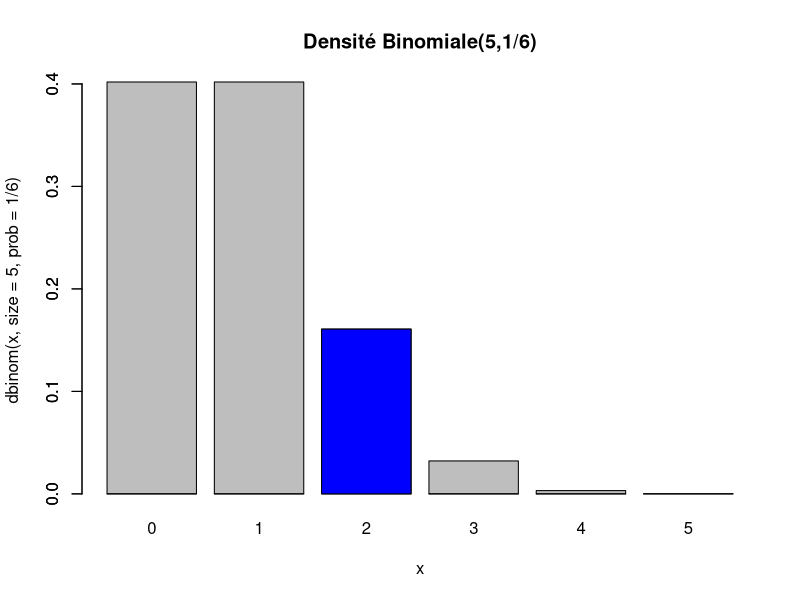
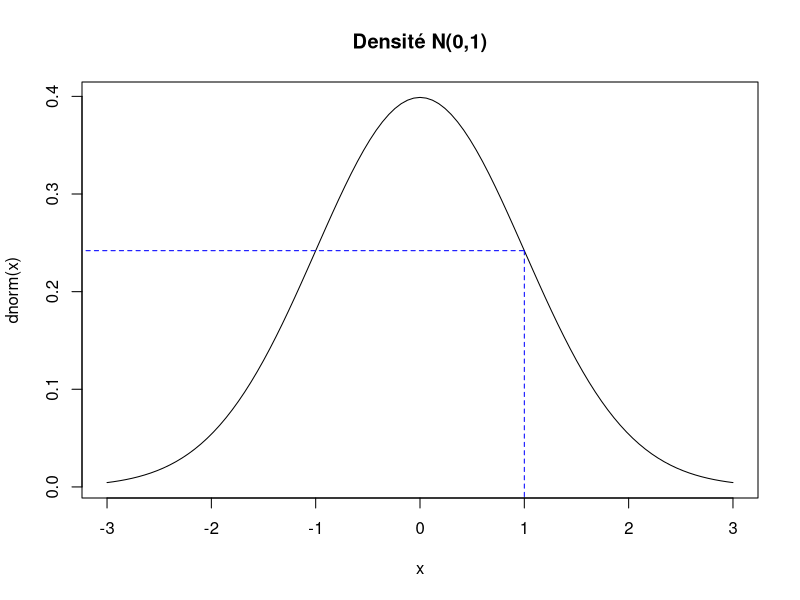
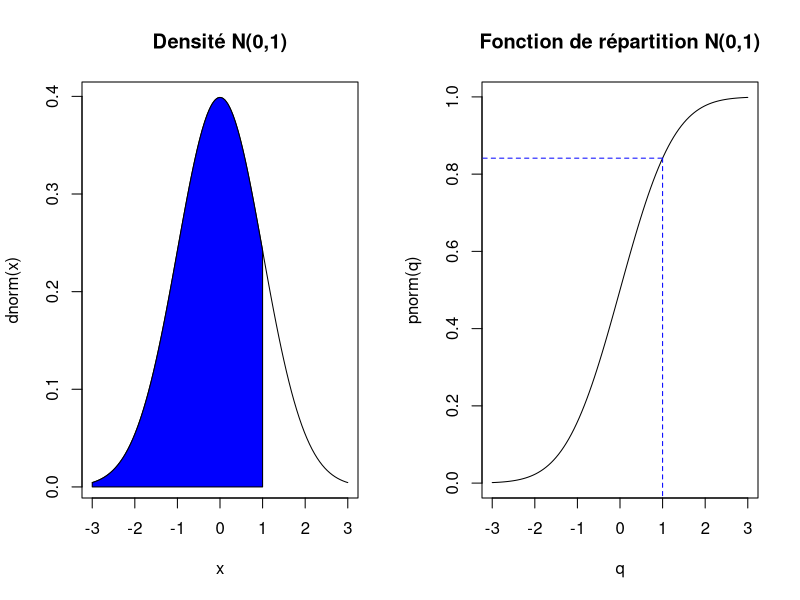
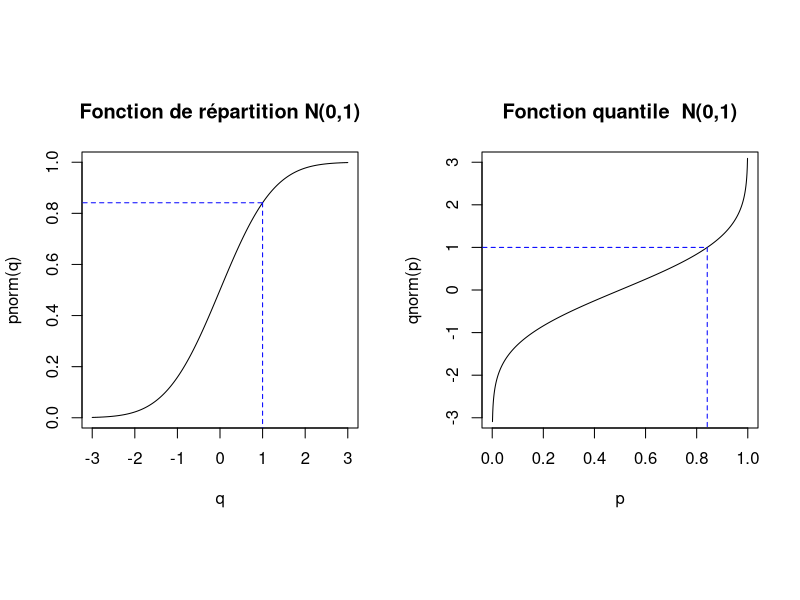
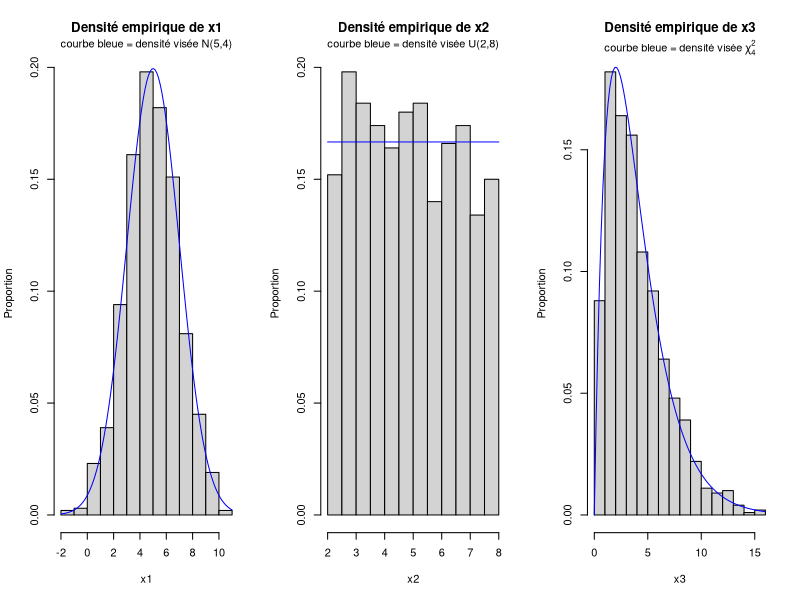

The R source for these figures, in order:
## ---- chunk 1
str(cars)

# Moyenne des observations de la variable dist
mean(cars$dist)
## ---- chunk 2
max(cars)
## ---- chunk 3
which.min(cars$speed)
## ---- chunk 4
which(cars$speed == min(cars$speed))
## ---- chunk 5
x <- c(3, 6, NA, 8, 11, 15, 23)
## ---- chunk 6
median(x)
## ---- chunk 7
median(x, na.rm = TRUE)
## ---- chunk 8
na.omit(x)
## ---- chunk 9
median(x, na.rm = TRUE)
median(na.omit(x))
## ---- chunk 10
ex_jeu <- data.frame(x, y = c(2, NA, 8, 9, 6, NA, 2)); 
ex_jeu
na.omit(ex_jeu)
## ---- chunk 11
range(cars$speed)
## ---- chunk 12
diff(range(cars$speed))
## ---- chunk 13
quantile(cars$speed)
## ---- chunk 14
quantile(cars$speed, probs = c(0.1, 0.9))
## ---- chunk 15
str(Puromycin)

# Vecteur numérique en entrée :
summary(Puromycin$rate)

# Facteur en entrée :
summary(Puromycin$state)

# Data frame entier en entrée :
summary(Puromycin)
## ---- chunk 16
var(cars$speed)
## ---- chunk 17
var(cars)
## ---- chunk 18
cov(cars)
## ---- chunk 19
cor(cars, method = "spearman")
## ---- chunk 20
cummin(x = c(-2, 4, -3, 4, 7, -6, 0))
## ---- chunk 21
pmax(
  c(-2, 4, -3, 4, 7, -6, 0), 
  c( 1, 2,  3, 4, 5,  6, 7),
  c( 5, 0, -2, 4, 5,  3, 3)
)
## ---- chunk 22
pmax(c(-2, 4, -3, 4, 7, -6, 0), 0)
## ---- chunk 23
rank(c(-2, 4, -3, 4, 7, -6, 0))
## ---- chunk 24
rank(c(-2, 4, -3, 4, 7, -6, 0), ties.method = "min")
## ---- chunk 25
sondage <- data.frame(
  yeux    = c("brun",    "brun",     "bleu",    "brun",    "vert",     "brun",    "bleu"    ),
  cheveux = c("brun",    "noir",     "blond",   "brun",    "brun",     "blond",   "brun"    ),
  genre   = c("féminin", "masculin", "féminin", "féminin", "masculin", "féminin", "masculin")
)
sondage
## ---- chunk 26
table(sondage$cheveux)
## ---- chunk 27
# Exemple de tableau de fréquences à deux variables (avec variables nommées)
table(yeux = sondage$yeux, cheveux = sondage$cheveux)
## ---- chunk 28
# Exemple de tableau de fréquences à trois variables (data frame en entrée à table)
t3 <- table(sondage)
t3
## ---- chunk 29
ftable(t3)
## ---- chunk 30
xtabs(~ yeux + cheveux, data = sondage)
## ---- chunk 31
t3_df <- as.data.frame(t3)
t3_df
## ---- chunk 32
t2 <- xtabs(Freq ~ yeux + cheveux, data = t3_df)
t2
## ---- chunk 33
# Fréquences marginales en colonnes :
marginSums(t2, margin = 2)

# Fréquences marginales ajoutées au tableau :
addmargins(t2)

# Fréquences relatives croisées :
proportions(t2)

# Fréquences relatives conditionnelles à la variable yeux :
proportions(t2, margin = 1)
## ---- chunk 34
attributes(t2)
str(t2)
## ---- chunk 35
str(unclass(t2))
## ---- chunk 36
str(as.data.frame(t2))
## ---- chunk 37
expand.grid(
  yeux = c("bleu", "brun", "vert"),
  cheveux = c("blond", "brun", "noir"),
  genre = c("féminin", "masculin")
)
## ---- chunk 38
combn(x = c("Ève", "Jean", "Mia", "Paul"), m = 3)
## ---- chunk 39
# Nombre de combinaisons possibles dans l'exemple précédent :
choose(n = 4, k = 3)
## ---- chunk 40
dbinom(x = 2, size = 5, prob = 1/6)
## ---- chunk 41
barplot(
  height = dbinom(0:5, size = 5, prob = 1/6), 
  names.arg = 0:5,
  main = "Densité Binomiale(5,1/6)",
  xlab = "x",
  ylab = "dbinom(x, size = 5, prob = 1/6)"
)
barplot(
  height = c(0, 0, dbinom(2, size = 5, prob = 1/6), 0, 0, 0),
  col = "blue",
  add = TRUE
)
## ---- chunk 42
dnorm(x = 1)
## ---- chunk 43
curve(expr = dnorm, xlim = c(-3, 3), main = "Densité N(0,1)")
segments(
  x0 = c(-4, 1), y0 = dnorm(1), x1 = 1, y1 = c(dnorm(1), -1), 
  lty = 2, col = "blue"
)
## ---- chunk 44
dnorm(x = 1, mean = c(-2, 0, 1), sd = c(1, 1.5, 2))
## ---- chunk 45
pnorm(q = 1)
## ---- chunk 46
par_default <- par(mfrow = c(1, 2))

curve(expr = dnorm, xlim = c(-3, 3), main = "Densité N(0,1)")
x <- seq(from = -3, to = 1, length = 100)
polygon(x = c(x, 1, -3), y = c(dnorm(x), 0, 0), col = "blue")

curve(
  expr = pnorm, xlim = c(-3, 3), 
  main = "Fonction de répartition N(0,1)", xname = "q"
)
segments(
  x0 = c(-4, 1), y0 = pnorm(1), x1 = 1, y1 = c(pnorm(1), -1), 
  lty = 2, col = "blue"
)

par(par_default)
## ---- chunk 47
qnorm(p = 0.8413447)
## ---- chunk 48
par_default <- par(mfrow = c(1,2), pty = "s")

curve(
  expr = pnorm, xlim = c(-3, 3), n = 1000, ylim = c(0, 1), asp = 6,
  main = "Fonction de répartition N(0,1)", xname = "q"
)
segments(
  x0 = c(-4, 1), y0 = pnorm(1),  x1 = 1, y1 = c(pnorm(1), -1), 
  lty = 2, col = "blue"
)

curve(
  expr = qnorm, xlim = c(0, 1), n = 1000, ylim = c(-3, 3), asp = 1/6, 
  main = "Fonction quantile  N(0,1)", xname = "p"
)
segments(
  x0 = c(-0.2, pnorm(1)), y0 = qnorm(pnorm(1)), 
  x1 = pnorm(1), y1 = c(qnorm(pnorm(1)), -4), 
  lty = 2, col = "blue"
)

par(par_default)
## ---- chunk 49
par_default <- par(mfrow = c(1,3))

set.seed(150)
x1 <- rnorm(1000, mean = 5, sd = 2)
hist(x1, freq = FALSE, ylab = "Proportion", main = "Densité empirique de x1")
title(main = "courbe bleue = densité visée N(5,4)", line = 0.5, cex.main = 1, font.main = 1)
curve(dnorm(x, mean = 5, sd = 2), add = TRUE, col = "blue")

set.seed(264)
x2 <- runif(1000, min = 2, max = 8)
hist(x2, freq = FALSE, ylab = "Proportion", main = "Densité empirique de x2")
title(main = "courbe bleue = densité visée U(2,8)", line = 0.5, cex.main = 1, font.main = 1)
curve(dunif(x, min = 2, max = 8), add = TRUE, col = "blue")

set.seed(321)
x3 <- rchisq(1000, df = 4)
hist(x3, freq = FALSE, ylab = "Proportion", main = "Densité empirique de x3")
title(main = expression(paste("courbe bleue = densité visée ", chi[4]^2)), line = 0.5, cex.main = 1, font.main = 1)
curve(dchisq(x, df = 4), add = TRUE, col = "blue")

set.seed(NULL)
par(par_default)
## ---- chunk 50
sample(x = c("Luc", "Kim", "Paul", "Ève"))
## ---- chunk 51
sample(x = 1:6)
## ---- chunk 52
sample(x = 1:6, size = 5)
## ---- chunk 53
sample(x = 1:6, size = 10, replace = TRUE)
## ---- chunk 54
sample(x = 1:6, size = 20, replace = TRUE, prob = c(1/2, rep(1/10, times = 5)))
## ---- chunk 55
sample.int(n = 6, size = 4)
## ---- chunk 56
str(iris)
index_ech <- sample.int(n = nrow(iris), size = 5, replace = FALSE)
index_ech
iris_ech <- iris[index_ech, ]
iris_ech
## ---- chunk 57
sample(x = letters, size = 5)
sample(x = letters, size = 5)
## ---- chunk 58
str(.Random.seed, width = 87, strict.width = 'cut')
## ---- chunk 59
sample(x = letters, size = 5)
## ---- chunk 60
str(.Random.seed, width = 87, strict.width = 'cut')
## ---- chunk 61
sample(x = letters, size = 5)
## ---- chunk 62
str(.Random.seed, width = 87, strict.width = 'cut')
## ---- chunk 63
set.seed(753)
## ---- chunk 64
str(.Random.seed, width = 87, strict.width = 'cut')
## ---- chunk 65
sample(x = letters, size = 5)
## ---- chunk 66
str(.Random.seed, width = 87, strict.width = 'cut')
## ---- chunk 67
sample(x = letters, size = 5)
## ---- chunk 68
set.seed(753)
sample(x = letters, size = 5)
## ---- chunk 69
t.test(
  formula = Sepal.Width ~ Species,
  data = iris,
  subset = Species %in% c("versicolor", "virginica")
)
## ---- chunk 70
# multiplication par 2, car le test est bilatéral et la loi t est symétrique
pt(q = -3.2058, df = 97.927)*2 
## ---- chunk 71
wilcox.test(
  formula = Sepal.Width ~ Species,
  data = iris, 
  subset = Species %in% c("versicolor", "virginica"), 
  exact = FALSE
)
## ---- chunk 72
reg <- lm(formula = Sepal.Width ~ Sepal.Length, data = iris)
reg
## ---- chunk 73
ANOVA <- aov(formula = Sepal.Width ~ Species, data = iris)
ANOVA
## ---- chunk 74
reg <- lm(Sepal.Width ~ Sepal.Length - 1, data = iris)
# ou encore :
reg <- lm(Sepal.Width ~ Sepal.Length + 0, data = iris)
## ---- chunk 75
coef(summary(reg))
## ---- chunk 76
reg <- lm(log(Sepal.Width) ~ log(Sepal.Length), data = iris)
## ---- chunk 77
coef(summary(reg))
## ---- chunk 78
reg <- lm(Sepal.Width ~ Sepal.Length + Sepal.Length^2, data = iris)
## ---- chunk 79
coef(summary(reg))
## ---- chunk 80
reg <- lm(Sepal.Width ~ Sepal.Length + I(Sepal.Length^2), data = iris)
## ---- chunk 81
coef(summary(reg))
## ---- chunk 82
iris$Sepal.Length_catego <- cut(
  x = iris$Sepal.Length, 
  breaks = c(-Inf, quantile(iris$Sepal.Length, probs = c(1/3, 2/3)), Inf),
  right = FALSE
)
iris$Petal.Width_catego <- cut(
  x = iris$Petal.Width, 
  breaks = c(-Inf, quantile(iris$Petal.Width, probs = c(1/3, 2/3)), Inf), 
  right = FALSE
  )
## ---- chunk 83
ANOVA <- aov(Sepal.Width ~ Species*Sepal.Length_catego*Petal.Width_catego, data = iris)
# ou encore
ANOVA <- aov(
  Sepal.Width ~ (Species + Sepal.Length_catego + Petal.Width_catego)^3,
  data = iris
)
## ---- chunk 84
summary(ANOVA)
## ---- chunk 85
ANOVA <- aov(
  Sepal.Width ~ Species*Sepal.Length_catego*Petal.Width_catego - 
                Species:Sepal.Length_catego:Petal.Width_catego, 
  data = iris
)
# ou encore
ANOVA <- aov(
  Sepal.Width ~ (Species + Sepal.Length_catego + Petal.Width_catego)^2, 
  data = iris
)
## ---- chunk 86
summary(ANOVA)
## ---- chunk 87
reg <- lm(iris$Sepal.Width ~ iris$Sepal.Length)
coef(summary(reg))
## ---- chunk 88
reg <- lm(Sepal.Width ~ Sepal.Length, data = iris)  # (plus de iris$ dans la formule)
coef(summary(reg))
## ---- chunk 89
reg <- lm(Sepal.Width ~ Sepal.Length, data = iris, subset = Species == "setosa")
coef(summary(reg))
## ---- chunk 90
iris_2 <- iris
iris_2$Sepal.Length[6] <- NA # pour insérer une donnée manquante (pas de NA dans iris)
## ---- chunk 91
getOption("na.action")
## ---- chunk 92
reg <- lm(Sepal.Width ~ Sepal.Length, data = iris)
reg
## ---- chunk 93
str(reg, list.len = 5)
## ---- chunk 94
class(reg)
print(reg)
## ---- chunk 95
ANOVA <- aov(Sepal.Width ~ Species, data = iris)
class(ANOVA)
## ---- chunk 96
reg <- lm(Sepal.Width ~ Sepal.Length, data = iris)
coef(reg)
## ---- chunk 97
reg$coefficients
## ---- chunk 98
reg <- lm(Sepal.Width ~ Sepal.Length + Petal.Width, data = iris)
summary(reg)
confint(reg)
str(residuals(reg))
predict(
  reg, 
  newdata = data.frame(
    Sepal.Length = c(5, 6),
    Petal.Width = c(1, 2)
  )
)
ANOVA <- aov(Sepal.Width ~ Species + Sepal.Length_catego, data = iris)
summary(ANOVA)
anova(ANOVA)
model.tables(ANOVA, type = "means")
TukeyHSD(ANOVA)
## ---- chunk 99
reg <- lm(Sepal.Width ~ Sepal.Length, data = iris)
reg_summary <- summary(reg)
sort(names(reg))
sort(names(reg_summary))
## ---- chunk 100
reg$coefficients
reg_summary$coefficients
## ---- chunk 101
reg_summary$r.squared
## ---- chunk 102
ANOVA <- aov(Sepal.Width ~ Species + Sepal.Length_catego, data = iris)
ANOVA_summary <- summary(ANOVA)
str(ANOVA_summary)
## ---- chunk 103
reg <- lm(Sepal.Width ~ Sepal.Length, data = iris)
## ---- chunk 104
library(broom)
tidy(reg) # très similaire à coef(summary(reg)) pour une sortie de lm
head(augment(reg))
glance(reg)
